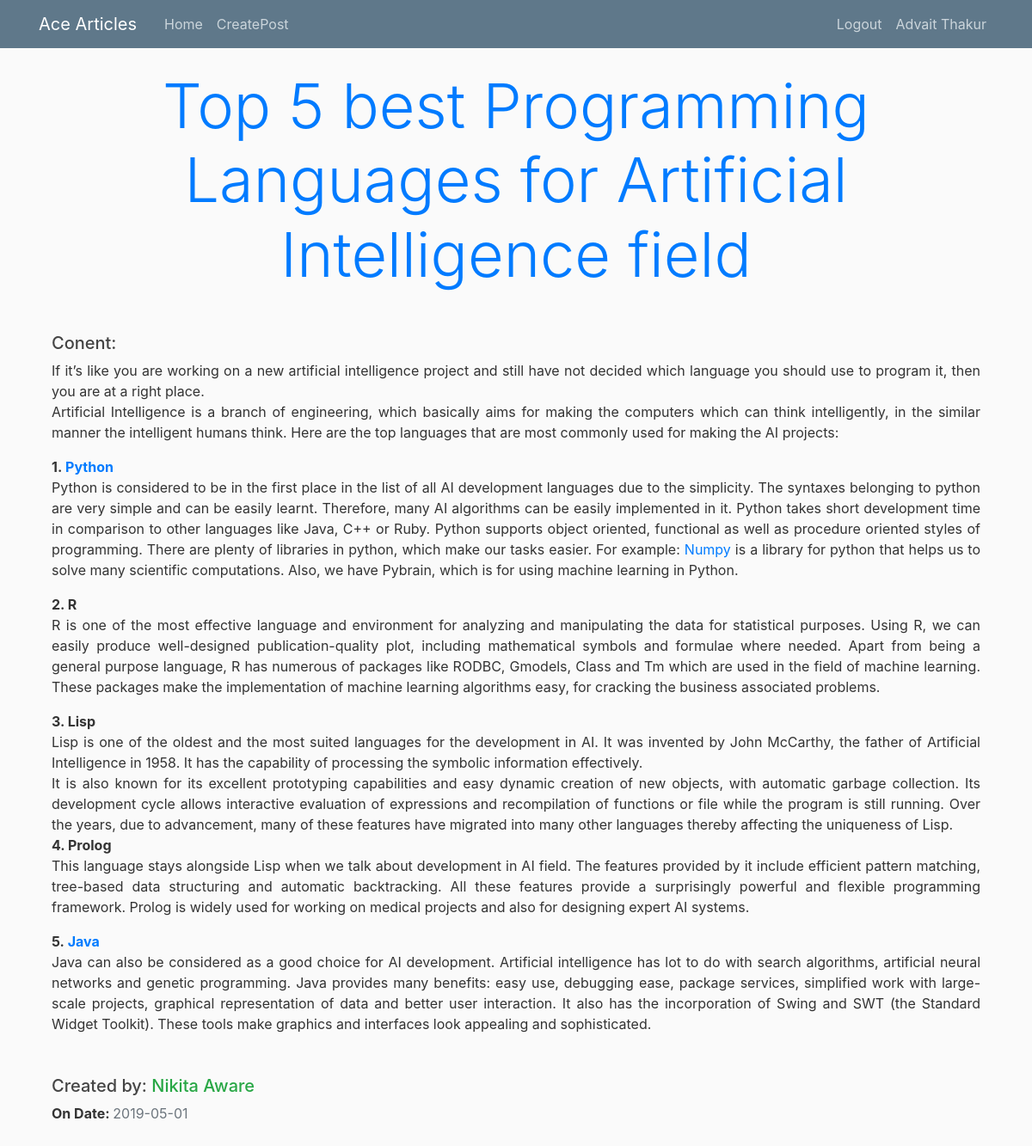
The app's page /post/2/read (signed in) with its own data.
### acearticle.py (models this page shows, shortened)
class User(db.Model):
	id = db.Column(db.Integer, primary_key=True)
	username = db.Column(db.String(25), nullable = False)
	email = db.Column(db.String(), unique = True, nullable = False)
	password = db.Column(db.String(60), nullable = False)
	birthdate = db.Column(db.DateTime, nullable = False)
	city = db.Column(db.String(25), nullable = False)
	country = db.Column(db.String(25), nullable = False)
	image_file = db.Column(db.String(20), nullable=False, default='default.jpg')
	articles = db.relationship('Articles', backref='author', lazy=True)

class Articles(db.Model):
	id = db.Column(db.Integer, primary_key = True)
	title = db.Column(db.String(100), nullable = False)
	date_posted = db.Column(db.DateTime, nullable = False, default = datetime.utcnow)
	content = db.Column(db.Text, nullable = False)
	popularity = db.Column(db.Integer, default = 0)
	user_id = db.Column(db.Integer, db.ForeignKey('user.id'), nullable = False)

### acearticle.py (the view)
@app.route("/post/<int:post_id>/read")
def read_post(post_id):
    post = Articles.query.get_or_404(post_id)
    return render_template('read_article.html', title='articles', post=post)

### acearticle.py (called while the page is built)
@login_manager.user_loader
def load_user(id):
    return User.query.get(int(id))

### templates/read_article.html (shortened to what this page needs)
<!DOCTYPE html>
<html>
<head>
    <link rel="stylesheet" href="https://maxcdn.bootstrapcdn.com/bootstrap/4.0.0/css/bootstrap.min.css">
    <link rel="stylesheet" type="text/css" href="{{ url_for('static', filename='main.css') }}">
</head>
<body>
    <header class="site-header">
      <nav class="navbar navbar-expand-md navbar-dark bg-steel fixed-top">
        <div class="container">
          <a class="navbar-brand mr-4" href="/">Ace Articles</a>
          <div class="collapse navbar-collapse" id="navbarToggle">
            <div class="navbar-nav mr-auto">
              <a class="nav-item nav-link" href="/">Home</a>
              <a class="nav-item nav-link" href="/new/post">CreatePost</a>
            </div>
            <div class="navbar-nav">
              {% if current_user.is_authenticated %}
                <a class="nav-item nav-link" href="/logout">Logout</a>
                <span><a class="nav-item nav-link">{{current_user.username}}</a></span>
              {% else %}
                <a class="nav-item nav-link" href="/login">Login</a>
                <a class="nav-item nav-link" href="/register">Register</a>
              {% endif %}
            </div>
          </div>
        </div>
      </nav>
    </header>
    <main role="main" class="container">
      <div>
        <div>
          <header>
            <div class="container">
              <div>
                <div>
                  <h4 class="display-3 text-primary text-center">{{post.title}}</h4>
                </div>
              </div>
            </div>
          </header>
          <section class="my-5">
            <div class="container-fluid text-justify">
              <div>
                <div>
                  <p><h5>Conent: </h5>{{post.content | safe}}</p>
                  <p class="mt-5">
                    <h5>Created by: <a class='text-success'>{{post.author.username}}</a></h5>
                    <p><b>On Date: </b><a class="text-muted">{{post.date_posted.date()}}</a></p>
                  </p>
                </div>
              </div>
            </div>
          </section>
        </div>
      </div>
    </main>
</body>
</html>

### static/main.css (style rules this page uses)
body { background: #fafafa; color: #333333; margin-top: 5rem; }
h1, h2, h3, h4, h5, h6 { color: #444444; }
.bg-steel { background-color: #5f788a; }
.site-header .navbar-nav .nav-link { color: #cbd5db; }

### records on screen
User: username "Advait Thakur"
Articles: title "Top 5 best Programming Languages for Artificial Intelligence field", content "If it’s like you are working on a new artificial intelligence project and still have not decided which language you should use to program it, then you are at a right place. Artificial Intelligence is a branch of engineering, which basically aims for making the computers which can think intelligently, in the similar manner the intelligent humans think. Here are the top languages that are most commonly used for making the AI projects: 1. Python Python is considered to be in the first place in the list of all AI development languages due to the simplicity. The syntaxes belonging to python are very simple and can be easily learnt. Therefore, many AI algorithms can be easily implemented in it.…", date_posted "2019-05-01"
User: author.username "Nikita Aware"
